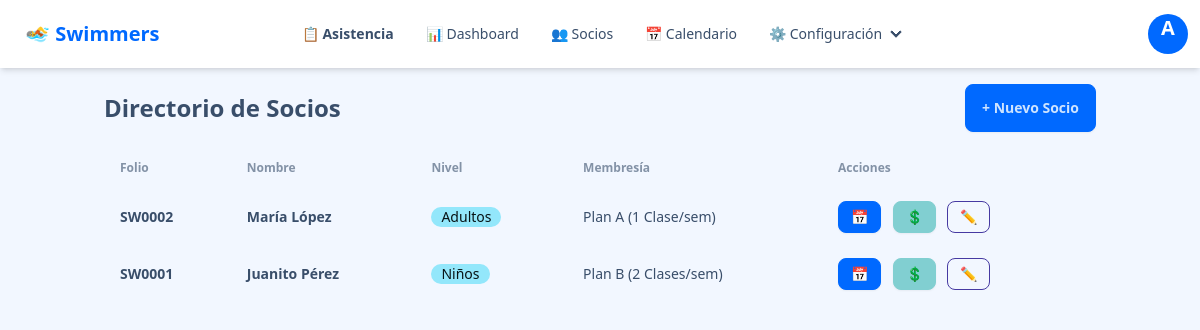
Page /socios/ (signed in) on the committed database.
### app/models.py (models this page shows, shortened)
class User(UserMixin, db.Model):
    id = db.Column(db.Integer, primary_key=True)
    username = db.Column(db.String(64), index=True, unique=True, nullable=False)
    password_hash = db.Column(db.String(128))
    role = db.Column(db.String(20), nullable=False) # 'admin', 'recepcion', 'instructor'

class Socio(db.Model):
    id = db.Column(db.Integer, primary_key=True)
    folio = db.Column(db.String(20), unique=True, index=True) # SW0001
    nombre_completo = db.Column(db.String(100), nullable=False)
    foto = db.Column(db.String(200)) # URL o path del archivo
    telefono = db.Column(db.String(20))
    email = db.Column(db.String(120))
    nivel = db.Column(db.String(20), nullable=False)
    fecha_registro = db.Column(db.DateTime, default=datetime.utcnow)
    membresia_id = db.Column(db.Integer, db.ForeignKey('membresia.id'))
    inscripciones = db.relationship('Inscripcion', backref='socio', lazy='dynamic')
    asistencias = db.relationship('Asistencia', backref='socio', lazy='dynamic')
    pagos = db.relationship('Pago', backref='socio', lazy='dynamic')

class Membresia(db.Model):
    id = db.Column(db.Integer, primary_key=True)
    nombre = db.Column(db.String(50), nullable=False)  # Ej: Plan A
    clases_por_semana = db.Column(db.Integer, nullable=False)
    socios = db.relationship('Socio', backref='membresia', lazy=True)
    tarifas = db.relationship('Tarifa', backref='membresia', lazy=True)

### app/routes/socios.py (the view)
@socios_bp.route('/')
@login_required
def lista():
    socios = Socio.query.order_by(Socio.id.desc()).all()
    return render_template('socios/lista.html', socios=socios)

### app/models.py (called while the page is built)
@login.user_loader
def load_user(id):
    return User.query.get(int(id))

### app/templates/socios/lista.html
{% extends "base.html" %}
{% block content %}
<div class="flex justify-between items-center mb-4">
    <h2 class="text-2xl font-bold">Directorio de Socios</h2>
    <a href="{{ url_for('socios.crear') }}" class="btn btn-primary">+ Nuevo Socio</a>
</div>
<div class="overflow-x-auto">
    <table class="table table-zebra w-full">
        <thead>
            <tr>
                <th>Folio</th>
                <th>Nombre</th>
                <th>Nivel</th>
                <th>Membresía</th>
                <th>Acciones</th>
            </tr>
        </thead>
        <tbody>
            {% for socio in socios %}
            <tr>
                <td><span class="font-bold">{{ socio.folio }}</span></td>
                <td>
                    <a href="{{ url_for('socios.perfil', id=socio.id) }}" class="link link-hover font-bold">
                        {{ socio.nombre_completo }}
                    </a>
                </td>
                <td>
                    <div class="badge badge-info">{{ socio.nivel }}</div>
                </td>
                <td>{{ socio.membresia.nombre }}</td>
                <td class="space-x-2">
                    <a href="{{ url_for('academico.inscribir', socio_id=socio.id) }}" class="btn btn-sm btn-primary" title="Inscribir Clases">
                        📅
                    </a>
                    <a href="{{ url_for('finanzas.cobrar', socio_id=socio.id) }}" class="btn btn-sm btn-success" title="Registrar Pago">
                        💲
                    </a>
                    <a href="{{ url_for('socios.editar', id=socio.id) }}" class="btn btn-sm btn-outline btn-secondary" title="Editar Datos">
                       ✏️
                    </a>
                </td>
            </tr>
            {% endfor %}
        </tbody>
    </table>
</div>
{% endblock %}

### app/templates/base.html (shortened to what this page needs)
<!DOCTYPE html>
<html lang="es" data-theme="winter">
<head>
    <link href="https://cdn.jsdelivr.net/npm/daisyui@4.12.10/dist/full.min.css" rel="stylesheet" type="text/css" />
    <script src="https://cdn.tailwindcss.com"></script>
</head>
<body class="min-h-screen bg-base-200">
<div class="navbar bg-base-100 shadow-md sticky top-0 z-50">
    <div class="navbar-start">
      <a class="btn btn-ghost text-xl text-primary font-bold">
          🏊 Swimmers
      </a>
    </div>
    <div class="navbar-center hidden lg:flex">
      <ul class="menu menu-horizontal px-1">
        {% if current_user.is_authenticated %}
          <li>
              <a href="{{ url_for('asistencia.hoy') }}" class="font-semibold">
                  📋 Asistencia
              </a>
          </li>
          {% if current_user.role in ['admin', 'recepcion'] %}
              <li><a href="{{ url_for('reportes.dashboard') }}">📊 Dashboard</a></li>
              <li><a href="{{ url_for('socios.lista') }}">👥 Socios</a></li>
              <li><a href="{{ url_for('horarios.calendario') }}">📅 Calendario</a></li>
          {% endif %}
          {% if current_user.role == 'admin' %}
              <li>
                  <details>
                      <summary>⚙️ Configuración</summary>
                  </details>
              </li>
          {% endif %}
        {% endif %}
      </ul>
    </div>
    <div class="navbar-end">
      {% if current_user.is_authenticated %}
          <div class="dropdown dropdown-end">
              <div tabindex="0" role="button" class="btn btn-ghost btn-circle avatar">
                  <div class="w-10 rounded-full bg-primary text-white flex items-center justify-center">
                      <span class="text-xl font-bold">{{ current_user.username[:1].upper() }}</span>
                  </div>
              </div>
          </div>
      {% else %}
          <a href="{{ url_for('auth.login') }}" class="btn btn-primary btn-sm">Iniciar Sesión</a>
      {% endif %}
    </div>
  </div>
    <main class="container mx-auto p-4">
        {% block content %}{% endblock %}
    </main>
</body>
</html>

### rows in the picture
User: username "A"
Socio: folio "SW0002", nombre_completo "María López", nivel "Adultos", membresia.nombre "Plan A (1 Clase/sem)"
Socio: folio "SW0001", nombre_completo "Juanito Pérez", nivel "Niños", membresia.nombre "Plan B (2 Clases/sem)"
